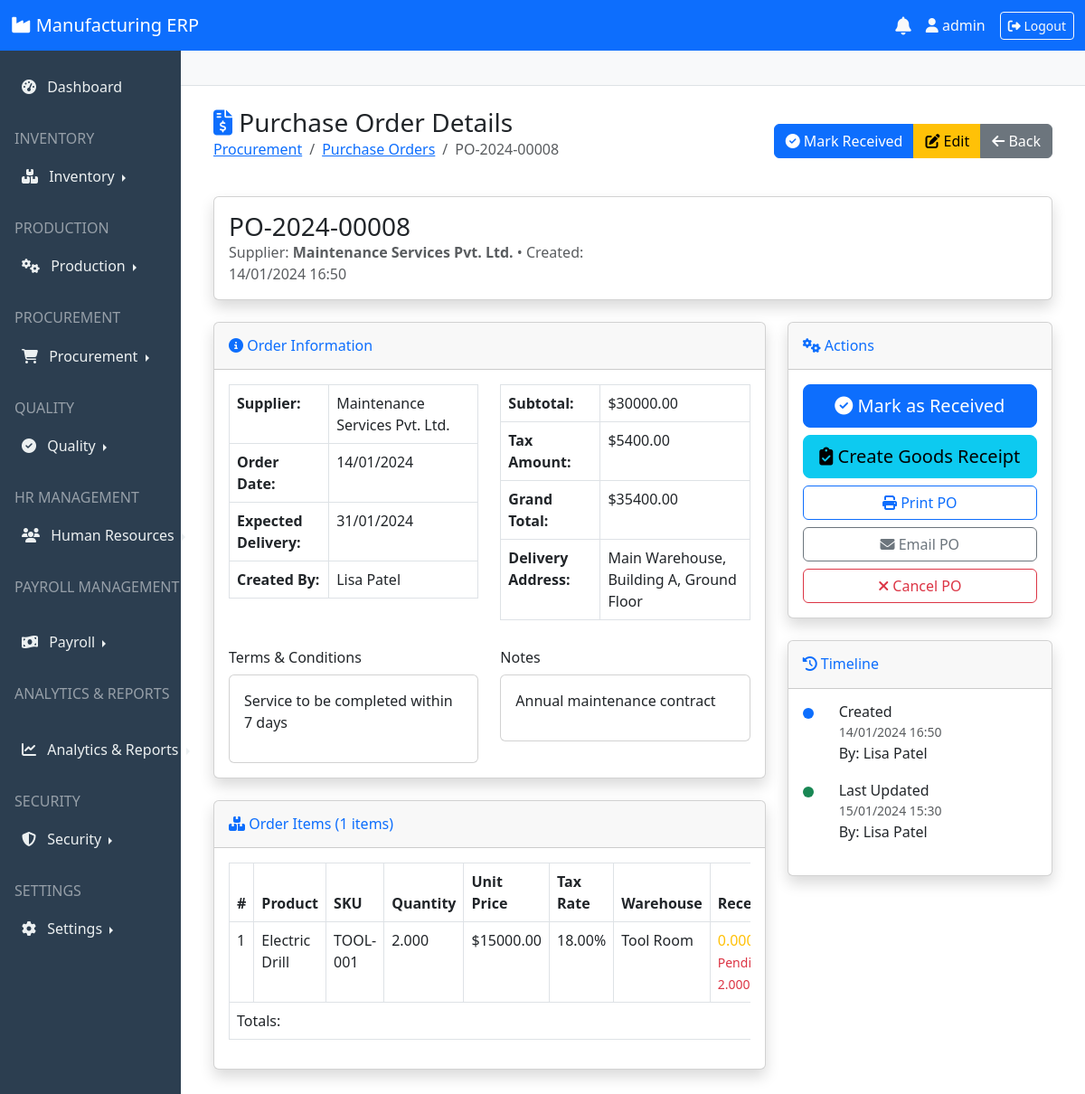
The page /procurement/purchase-orders/8/ (signed in) on the database as committed earlier.
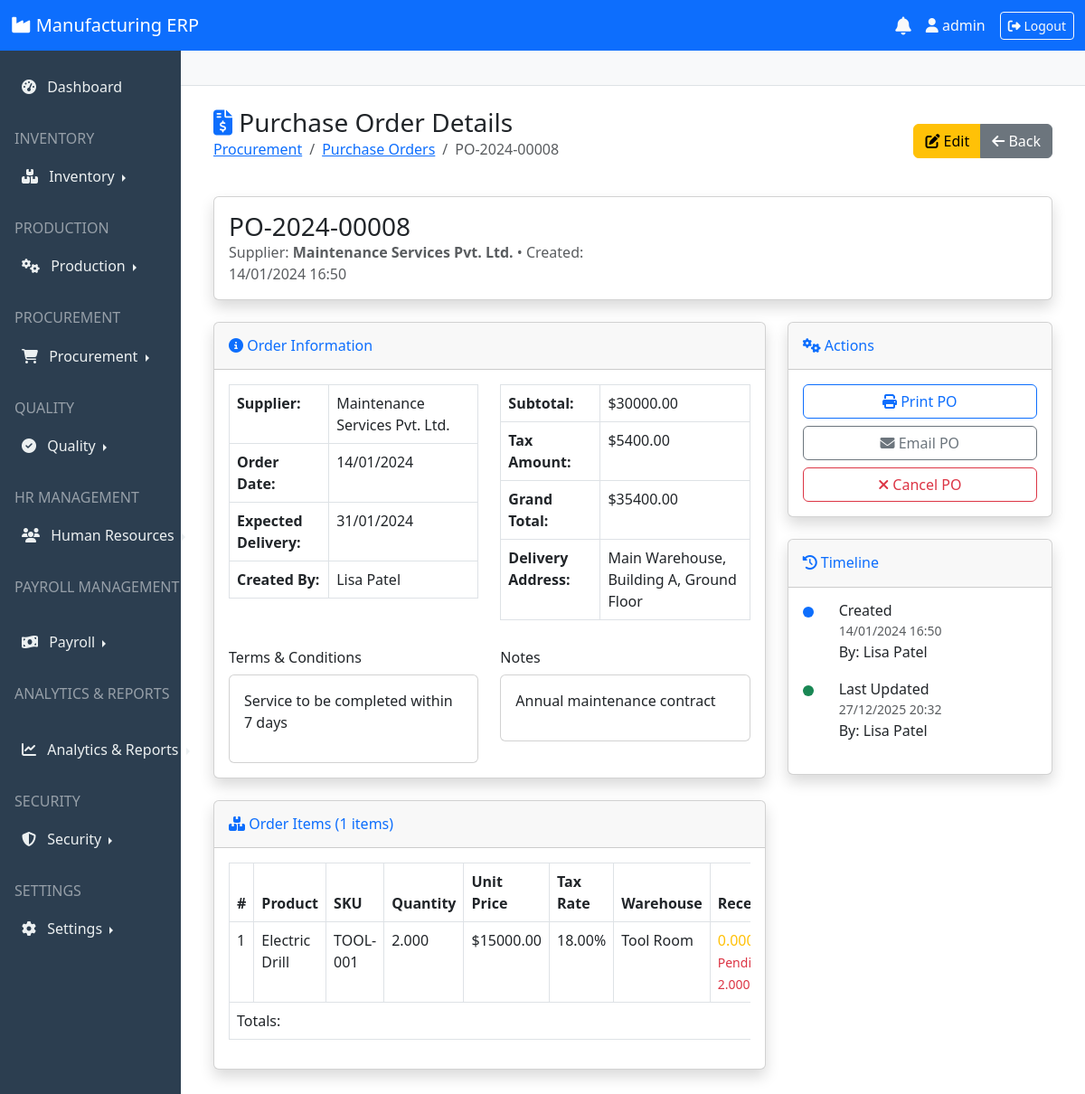
The same page on the database as committed later.
### procurement/models.py (models this page shows, shortened)
class PurchaseOrder(TimeStampedModel):
    ORDER_STATUS = [
        ('draft', 'Draft'),
        ('sent', 'Sent to Supplier'),
        ('confirmed', 'Confirmed'),
        ('partial', 'Partially Received'),
        ('received', 'Fully Received'),
        ('cancelled', 'Cancelled'),
        ('closed', 'Closed'),
    ]
    po_number = models.CharField(max_length=50, unique=True)
    supplier = models.ForeignKey(Supplier, on_delete=models.PROTECT)
    order_date = models.DateField()
    expected_delivery = models.DateField()
    status = models.CharField(max_length=20, choices=ORDER_STATUS, default='draft')
    delivery_address = models.TextField()
    terms_conditions = models.TextField(blank=True)
    total_amount = models.DecimalField(max_digits=12, decimal_places=2, default=0)
    tax_amount = models.DecimalField(max_digits=12, decimal_places=2, default=0)
    grand_total = models.DecimalField(max_digits=12, decimal_places=2, default=0)
    notes = models.TextField(blank=True)

class Supplier(TimeStampedModel):
    SUPPLIER_TYPES = [
        ('material', 'Raw Material Supplier'),
        ('equipment', 'Equipment Supplier'),
        ('service', 'Service Provider'),
        ('other', 'Other'),
    ]
    code = models.CharField(max_length=20, unique=True)
    name = models.CharField(max_length=200)
    supplier_type = models.CharField(max_length=20, choices=SUPPLIER_TYPES, default='material')
    contact_person = models.CharField(max_length=100)
    email = models.EmailField()
    phone = models.CharField(max_length=20)
    address = models.TextField()
    tax_id = models.CharField(max_length=50, blank=True)
    payment_terms = models.CharField(max_length=100, blank=True)
    credit_limit = models.DecimalField(max_digits=12, decimal_places=2, default=0)
    current_balance = models.DecimalField(max_digits=12, decimal_places=2, default=0)
    is_active = models.BooleanField(default=True)

### procurement/views.py (the view)
# urls.py: path('purchase-orders/<int:pk>/', views.PurchaseOrderDetailView.as_view(), name='purchase_order_detail'),
class PurchaseOrderDetailView(LoginRequiredMixin, DetailView):
    model = PurchaseOrder
    template_name = 'procurement/purchase_order_detail.html'
    context_object_name = 'purchase_order'

### procurement/models.py (called while the page is built)
    @property
    def subtotal(self):
        return self.quantity * self.unit_price

    @property
    def tax_amount(self):
        return self.subtotal * (self.tax_rate / 100)

    @property
    def total(self):
        return self.subtotal + self.tax_amount

### templates/procurement/purchase_order_detail.html (shortened to what the changed rows need)
{% extends 'base.html' %}
{% block content %}
<div class="container-fluid">
    <div class="row mb-4">
        <div class="col-12">
            <div class="d-flex justify-content-between align-items-center">
                <div>
                    <h1 class="h3 mb-0">
                        <i class="fas fa-file-invoice-dollar text-primary"></i> Purchase Order Details
                    </h1>
                    <nav aria-label="breadcrumb">
                        <ol class="breadcrumb">
                            <li class="breadcrumb-item"><a href="{% url 'procurement:dashboard' %}">Procurement</a></li>
                            <li class="breadcrumb-item"><a href="{% url 'procurement:purchase_order_list' %}">Purchase Orders</a></li>
                            <li class="breadcrumb-item active">{{ purchase_order.po_number }}</li>
                        </ol>
                    </nav>
                </div>
                <div class="btn-group">
                    {% if purchase_order.status == 'draft' %}
                    <a href="{% url 'procurement:purchase_order_send' purchase_order.pk %}"
                       class="btn btn-success">
                        <i class="fas fa-paper-plane"></i> Send PO
                    </a>
                    {% elif purchase_order.status in 'sent confirmed' %}
                    <a href="{% url 'procurement:purchase_order_receive' purchase_order.pk %}"
                       class="btn btn-primary">
                        <i class="fas fa-check-circle"></i> Mark Received
                    </a>
                    {% endif %}
                    <a href="{% url 'procurement:purchase_order_update' purchase_order.pk %}" class="btn btn-warning">
                        <i class="fas fa-edit"></i> Edit
                    </a>
                    <a href="{% url 'procurement:purchase_order_list' %}" class="btn btn-secondary">
                        <i class="fas fa-arrow-left"></i> Back
                    </a>
                </div>
            </div>
        </div>
    </div>
    <div class="row mb-4">
        <div class="col-12">
            <div class="card shadow">
                <div class="card-body">
                    <div class="row align-items-center">
                        <div class="col-md-6">
                            <h3 class="mb-0">{{ purchase_order.po_number }}</h3>
                            <p class="text-muted mb-0">
                                Supplier: <strong>{{ purchase_order.supplier.name }}</strong>
                                • Created: {{ purchase_order.created_at|date:"d/m/Y H:i" }}
                            </p>
                        </div>
                        <div class="col-md-6 text-right">
                            <h2>
                                {% if purchase_order.status == 'draft' %}
                                    <span class="badge badge-secondary p-3">DRAFT</span>
                                {% elif purchase_order.status == 'sent' %}
                                    <span class="badge badge-info p-3">SENT</span>
                                {% elif purchase_order.status == 'confirmed' %}
                                    <span class="badge badge-primary p-3">CONFIRMED</span>
                                {% elif purchase_order.status == 'partial' %}
                                    <span class="badge badge-warning p-3">PARTIAL</span>
                                {% elif purchase_order.status == 'received' %}
                                    <span class="badge badge-success p-3">RECEIVED</span>
                                {% elif purchase_order.status == 'cancelled' %}
                                    <span class="badge badge-danger p-3">CANCELLED</span>
                                {% elif purchase_order.status == 'closed' %}
                                    <span class="badge badge-dark p-3">CLOSED</span>
                                {% endif %}
                            </h2>
                        </div>
                    </div>
                </div>
            </div>
        </div>
    </div>
    <div class="row">
        <div class="col-lg-8">
            <div class="card shadow mb-4">
                <div class="card-body">
                    <div class="row">
                        <div class="col-md-6">
                            <table class="table table-bordered">
                                <tr>
                                    <th width="40%">Supplier:</th>
                                    <td>{{ purchase_order.supplier.name }}</td>
                                </tr>
                                <tr>
                                    <th>Order Date:</th>
                                    <td>{{ purchase_order.order_date|date:"d/m/Y" }}</td>
                                </tr>
                                <tr>
                                    <th>Expected Delivery:</th>
                                    <td class="{% if purchase_order.expected_delivery < today %}text-danger{% endif %}">
                                        {{ purchase_order.expected_delivery|date:"d/m/Y" }}
                                    </td>
                                </tr>
                                <tr>
                                    <th>Created By:</th>
                                    <td>{{ purchase_order.created_by.get_full_name|default:"System" }}</td>
                                </tr>
                            </table>
                        </div>
                        <div class="col-md-6">
                            <table class="table table-bordered">
                                <tr>
                                    <th width="40%">Subtotal:</th>
                                    <td class="text-right">${{ purchase_order.total_amount|floatformat:2 }}</td>
                                </tr>
                                <tr>
                                    <th>Tax Amount:</th>
                                    <td class="text-right">${{ purchase_order.tax_amount|floatformat:2 }}</td>
                                </tr>
                                <tr>
                                    <th>Grand Total:</th>
                                    <td class="text-right font-weight-bold">${{ purchase_order.grand_total|floatformat:2 }}</td>
                                </tr>
                                <tr>
                                    <th>Delivery Address:</th>
                                    <td>{{ purchase_order.delivery_address|truncatechars:50 }}</td>
                                </tr>
                            </table>
                        </div>
                    </div>
                    <div class="row mt-3">
                        {% if purchase_order.terms_conditions %}
                        <div class="col-md-6">
                            <h6 class="font-weight-bold">Terms & Conditions</h6>
                            <div class="card">
                                <div class="card-body">
                                    {{ purchase_order.terms_conditions|linebreaks }}
                                </div>
                            </div>
                        </div>
                        {% endif %}
                        {% if purchase_order.notes %}
                        <div class="col-md-6">
                            <h6 class="font-weight-bold">Notes</h6>
                            <div class="card">
                                <div class="card-body">
                                    {{ purchase_order.notes|linebreaks }}
                                </div>
                            </div>
                        </div>
                        {% endif %}
                    </div>
                </div>
            </div>
            <div class="card shadow mb-4">
                <div class="card-header py-3">
                    <h6 class="m-0 font-weight-bold text-primary">
                        <i class="fas fa-boxes"></i> Order Items ({{ purchase_order.items.count }} items)
                    </h6>
                </div>
                <div class="card-body">
                    <div class="table-responsive">
                        <table class="table table-bordered">
                            <thead class="thead-light">
                                <tr>
                                    <th>#</th>
                                    <th>Product</th>
                                    <th>SKU</th>
                                    <th>Quantity</th>
                                    <th>Unit Price</th>
                                    <th>Tax Rate</th>
                                    <th>Warehouse</th>
                                    <th>Received</th>
                                </tr>
                            </thead>
                        </table>
                    </div>
                </div>
            </div>
        </div>
        <div class="col-lg-4">
            <div class="card shadow mb-4">
                <div class="card-body">
                    <div class="d-grid gap-2">
                        {% if purchase_order.status == 'draft' %}
                        <a href="{% url 'procurement:purchase_order_send' purchase_order.pk %}"
                           class="btn btn-success btn-lg">
                            <i class="fas fa-paper-plane"></i> Send to Supplier
                        </a>
                        {% elif purchase_order.status in 'sent confirmed' %}
                        <a href="{% url 'procurement:purchase_order_receive' purchase_order.pk %}"
                           class="btn btn-primary btn-lg">
                            <i class="fas fa-check-circle"></i> Mark as Received
                        </a>
                        <a href="{% url 'procurement:goods_receipt_create' %}"
                           class="btn btn-info btn-lg">
                            <i class="fas fa-clipboard-check"></i> Create Goods Receipt
                        </a>
                        {% endif %}
                        <a href="#" class="btn btn-outline-primary">
                            <i class="fas fa-print"></i> Print PO
                        </a>
                        <a href="#" class="btn btn-outline-secondary">
                            <i class="fas fa-envelope"></i> Email PO
                        </a>
                        <a href="#" class="btn btn-outline-danger">
                            <i class="fas fa-times"></i> Cancel PO
                        </a>
                    </div>
                </div>
            </div>
            <div class="card shadow">
                <div class="card-body">
                    <div class="timeline">
                        <div class="timeline-item">
                            <div class="timeline-content">
                                <h6 class="mb-0">Created</h6>
                                <small class="text-muted">{{ purchase_order.created_at|date:"d/m/Y H:i" }}</small>
                                <p class="mb-0">By: {{ purchase_order.created_by.get_full_name|default:"System" }}</p>
                            </div>
                        </div>
                        {% if purchase_order.updated_at %}
                        <div class="timeline-item">
                            <div class="timeline-marker bg-success"></div>
                            <div class="timeline-content">
                                <h6 class="mb-0">Last Updated</h6>
                                <small class="text-muted">{{ purchase_order.updated_at|date:"d/m/Y H:i" }}</small>
                                {% if purchase_order.updated_by %}
                                <p class="mb-0">By: {{ purchase_order.updated_by.get_full_name }}</p>
                                {% endif %}
                            </div>
                        </div>
                        {% endif %}
                    </div>
                </div>
            </div>
        </div>
    </div>
</div>
{% endblock %}

Rows that differ between the two databases and show on the page:
changed PurchaseOrder "Main Warehouse, Building A, Ground Floor": status "sent" → "received" (drawn); updated_at "15/01/2024 15:30" → "27/12/2025 20:32"
Other text that changed with them:
text no longer shown: "Mark Received Mark as Received Create Goods Receipt"
